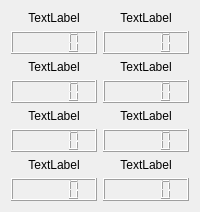
          <widget class="QWidget" name="tab_11">
           <attribute name="title">
            <string>Display Variable</string>
           </attribute>
           <layout class="QGridLayout" name="gridLayout_7">
            <item row="3" column="0">
             <widget class="QLabel" name="label_15">
              <property name="sizePolicy">
               <sizepolicy hsizetype="Preferred" vsizetype="Preferred">
                <horstretch>0</horstretch>
                <verstretch>0</verstretch>
               </sizepolicy>
              </property>
              <property name="text">
               <string>TextLabel</string>
              </property>
              <property name="alignment">
               <set>Qt::AlignCenter</set>
              </property>
             </widget>
            </item>
            <item row="5" column="0">
             <widget class="QLabel" name="label_17">
              <property name="sizePolicy">
               <sizepolicy hsizetype="Preferred" vsizetype="Preferred">
                <horstretch>0</horstretch>
                <verstretch>0</verstretch>
               </sizepolicy>
              </property>
              <property name="text">
               <string>TextLabel</string>
              </property>
              <property name="alignment">
               <set>Qt::AlignCenter</set>
              </property>
             </widget>
            </item>
            <item row="0" column="1">
             <widget class="QLabel" name="label_14">
              <property name="sizePolicy">
               <sizepolicy hsizetype="Preferred" vsizetype="Preferred">
                <horstretch>0</horstretch>
                <verstretch>0</verstretch>
               </sizepolicy>
              </property>
              <property name="text">
               <string>TextLabel</string>
              </property>
              <property name="alignment">
               <set>Qt::AlignCenter</set>
              </property>
             </widget>
            </item>
            <item row="4" column="1">
             <widget class="QLCDNumber" name="lcdNumber_12">
              <property name="sizePolicy">
               <sizepolicy hsizetype="Preferred" vsizetype="Preferred">
                <horstretch>0</horstretch>
                <verstretch>0</verstretch>
               </sizepolicy>
              </property>
             </widget>
            </item>
            <item row="5" column="1">
             <widget class="QLabel" name="label_18">
              <property name="sizePolicy">
               <sizepolicy hsizetype="Preferred" vsizetype="Preferred">
                <horstretch>0</horstretch>
                <verstretch>0</verstretch>
               </sizepolicy>
              </property>
              <property name="text">
               <string>TextLabel</string>
              </property>
              <property name="alignment">
               <set>Qt::AlignCenter</set>
              </property>
             </widget>
            </item>
            <item row="8" column="0">
             <widget class="QLCDNumber" name="lcdNumber_15">
              <property name="sizePolicy">
               <sizepolicy hsizetype="Preferred" vsizetype="Preferred">
                <horstretch>0</horstretch>
                <verstretch>0</verstretch>
               </sizepolicy>
              </property>
             </widget>
            </item>
            <item row="3" column="1">
             <widget class="QLabel" name="label_16">
              <property name="sizePolicy">
               <sizepolicy hsizetype="Preferred" vsizetype="Preferred">
                <horstretch>0</horstretch>
                <verstretch>0</verstretch>
               </sizepolicy>
              </property>
              <property name="text">
               <string>TextLabel</string>
              </property>
              <property name="alignment">
               <set>Qt::AlignCenter</set>
              </property>
             </widget>
            </item>
            <item row="4" column="0">
             <widget class="QLCDNumber" name="lcdNumber_11">
              <property name="sizePolicy">
               <sizepolicy hsizetype="Preferred" vsizetype="Preferred">
                <horstretch>0</horstretch>
                <verstretch>0</verstretch>
               </sizepolicy>
              </property>
             </widget>
            </item>
            <item row="6" column="1">
             <widget class="QLCDNumber" name="lcdNumber_14">
              <property name="sizePolicy">
               <sizepolicy hsizetype="Preferred" vsizetype="Preferred">
                <horstretch>0</horstretch>
                <verstretch>0</verstretch>
               </sizepolicy>
              </property>
             </widget>
            </item>
            <item row="0" column="0">
             <widget class="QLabel" name="label_13">
              <property name="sizePolicy">
               <sizepolicy hsizetype="Preferred" vsizetype="Preferred">
                <horstretch>0</horstretch>
                <verstretch>0</verstretch>
               </sizepolicy>
              </property>
              <property name="text">
               <string>TextLabel</string>
              </property>
              <property name="alignment">
               <set>Qt::AlignCenter</set>
              </property>
             </widget>
            </item>
            <item row="7" column="0">
             <widget class="QLabel" name="label_19">
              <property name="sizePolicy">
               <sizepolicy hsizetype="Preferred" vsizetype="Preferred">
                <horstretch>0</horstretch>
                <verstretch>0</verstretch>
               </sizepolicy>
              </property>
              <property name="text">
               <string>TextLabel</string>
              </property>
              <property name="alignment">
               <set>Qt::AlignCenter</set>
              </property>
             </widget>
            </item>
            <item row="8" column="1">
             <widget class="QLCDNumber" name="lcdNumber_16">
              <property name="sizePolicy">
               <sizepolicy hsizetype="Preferred" vsizetype="Preferred">
                <horstretch>0</horstretch>
                <verstretch>0</verstretch>
               </sizepolicy>
              </property>
             </widget>
            </item>
            <item row="6" column="0">
             <widget class="QLCDNumber" name="lcdNumber_13">
              <property name="sizePolicy">
               <sizepolicy hsizetype="Preferred" vsizetype="Preferred">
                <horstretch>0</horstretch>
                <verstretch>0</verstretch>
               </sizepolicy>
              </property>
             </widget>
            </item>
            <item row="7" column="1">
             <widget class="QLabel" name="label_20">
              <property name="sizePolicy">
               <sizepolicy hsizetype="Preferred" vsizetype="Preferred">
                <horstretch>0</horstretch>
                <verstretch>0</verstretch>
               </sizepolicy>
              </property>
              <property name="text">
               <string>TextLabel</string>
              </property>
              <property name="alignment">
               <set>Qt::AlignCenter</set>
              </property>
             </widget>
            </item>
            <item row="1" column="0">
             <widget class="QLCDNumber" name="lcdNumber_9">
              <property name="sizePolicy">
               <sizepolicy hsizetype="Preferred" vsizetype="Preferred">
                <horstretch>0</horstretch>
                <verstretch>0</verstretch>
               </sizepolicy>
              </property>
             </widget>
            </item>
            <item row="1" column="1">
             <widget class="QLCDNumber" name="lcdNumber_10">
              <property name="sizePolicy">
               <sizepolicy hsizetype="Preferred" vsizetype="Preferred">
                <horstretch>0</horstretch>
                <verstretch>0</verstretch>
               </sizepolicy>
              </property>
             </widget>
            </item>
           </layout>
          </widget>
